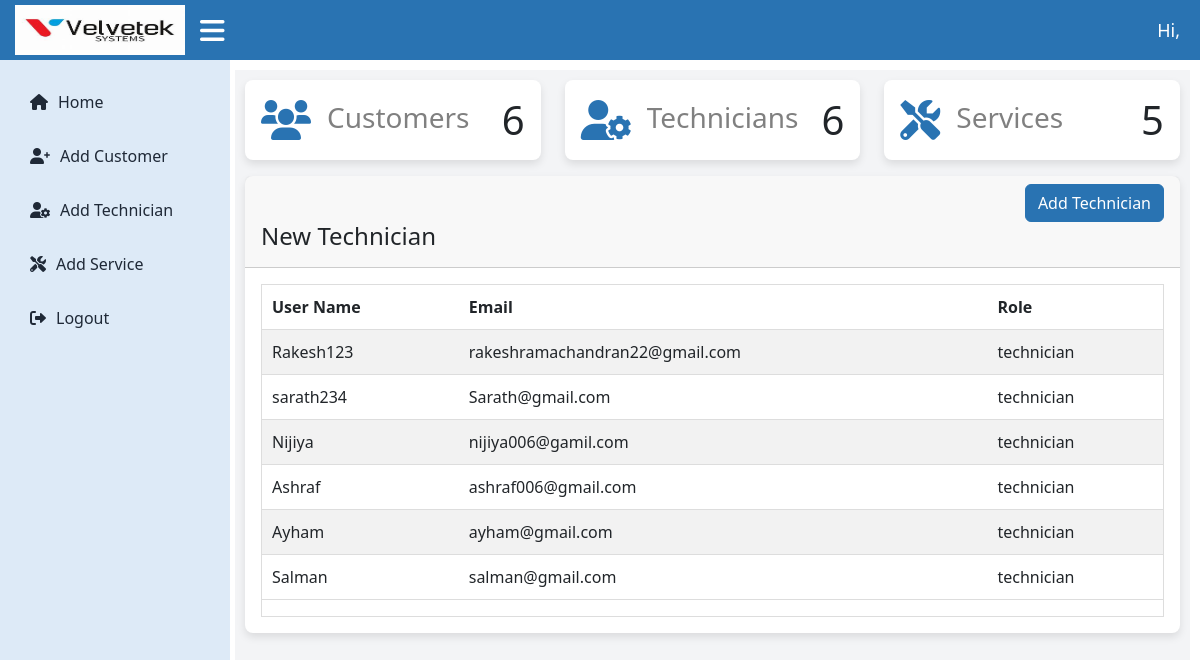
Before: /velvetekapp/technicians/ with the older database file.
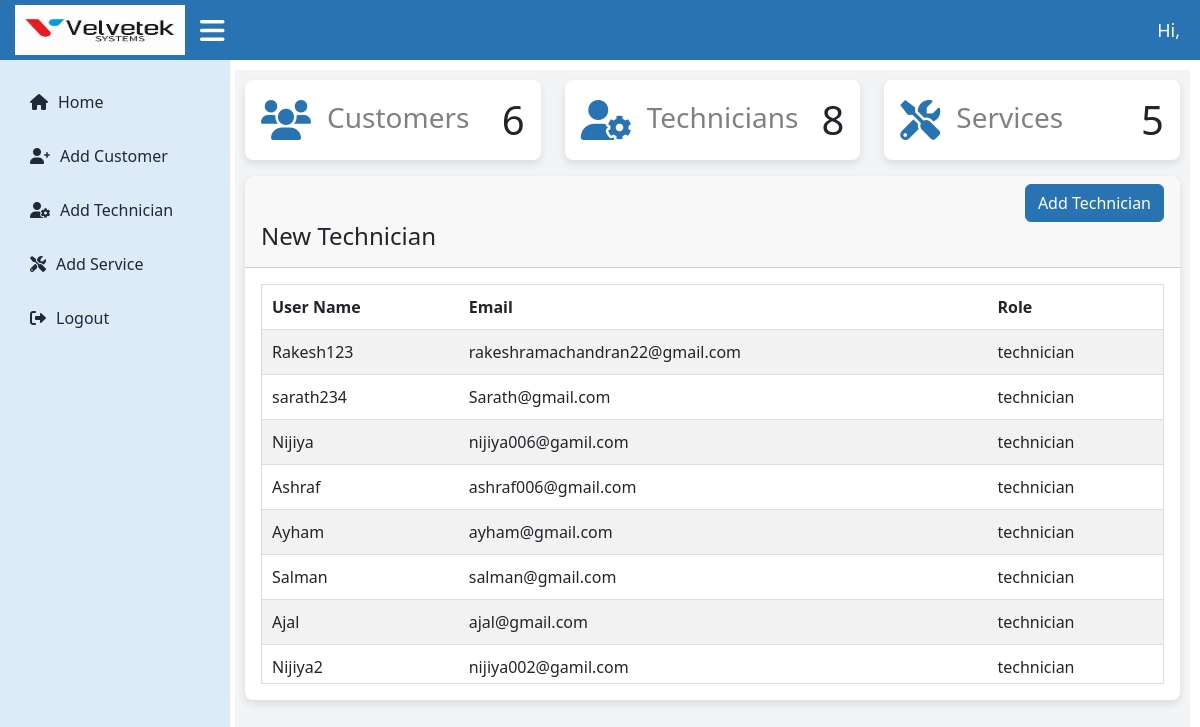
After: the same page with the newer database file.
### loginapp/models.py (models this page shows, shortened)
class CustomUser(AbstractUser):
    ROLE_CHOICES = (
        ('admin', 'Admin'),
        ('technician', 'Technician'),
        ('user', 'User'),
    )
    role = models.CharField(max_length=20, choices=ROLE_CHOICES, default='user')

### velvetekapp/views.py (the view)
# urls.py: path('technicians/',views.list_technicians, name='list_technicians'),
def list_technicians(request):
    technicians = CustomUser.objects.filter(role='technician')
    customer_count = Customer.objects.count()
    total_services = Apply.objects.count()
    technician_count = CustomUser.objects.filter(role='technician').count()
    context = {
        'technicians': technicians,
        'customer_count': customer_count,
        'total_services': total_services,
        'technician_count': technician_count,
    }
    return render(request, 'list_technicians.html',context)

### templates/list_technicians.html (shortened to what this page needs)
{% extends 'admin_dashboard.html' %}
{% block content %}
<div class="container">
  <div class="page-inner">
    <div class="row">
      <div class="col-md-12">
        <div class="card">
          <div class="card-header">
            <div class="ms-md-auto py-2 py-md-0 text-end">
              <a href="#" onclick="openTechnicianModal()" class="btn btn-primary"> Add Technician </a>
            </div>
            <h4 class="card-title">New Technician</h4>
          </div>
          <div class="card-body">
            <div class="table-responsive" style="max-height: 400px; overflow-x: auto; overflow-y: auto; white-space: nowrap;">
              <table id="basic-datatables" class="display table table-striped table-hover">
              <thead>
                <tr>
                  <th>User Name</th>
                  <th>Email</th>
                  <th>Role</th>
                </tr>
              </thead>
              <tbody>
                {% for d in technicians %}
                <tr>
                  <td>{{ d.username }}</td>
                  <td>{{ d.email }}</td>
                  <td>{{ d.role }}</td>
                </tr>
                {% endfor %}
              </tbody>
            </table>
          </div>
        </div>
      </div>
    </div>
{% endblock %}

Changed rows visible on the page:
added CustomUser: username "Ajal", email "ajal@gmail.com", role "technician"
added CustomUser: username "Nijiya2", email "nijiya002@gamil.com", role "technician"
Other visible differences:
{{ technician_count }}: "6" → "8"
